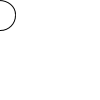
Frame 1 (no input)
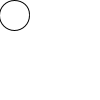
Frame 60 (the mouse pressed at the canvas centre just before this capture)
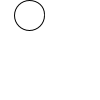
Frame 120 (the mouse held since frame 60 and released just before this capture)

The Processing sketch that drew these frames (run headless with seeded random() and noise(); from frame 60 on, the mouse is pressed at the canvas centre):

// Processing sketch: sjones_PP_2
// ── sjones_PP_2.pde
float x = 0.0;


void setup(){
  size(100,100); 
}


void draw(){
  background(255);
  arc(x,15,30,30,0,360);
  
  x+=0.25;
  
}
